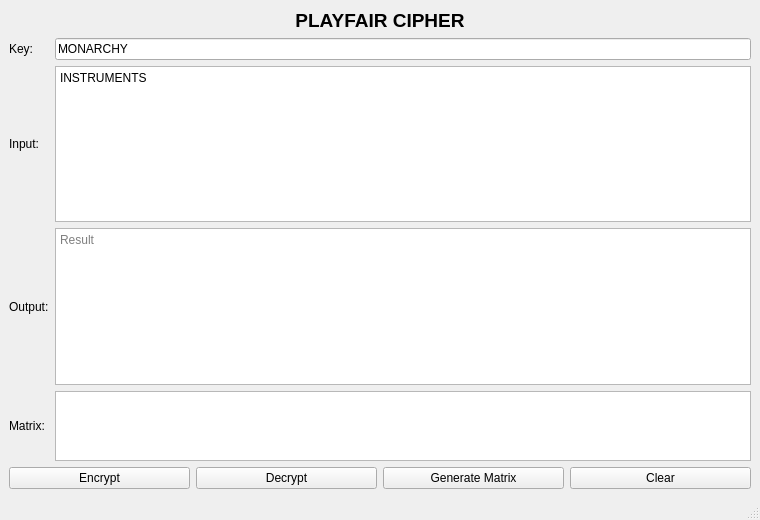
<?xml version="1.0" encoding="UTF-8"?>
<ui version="4.0">
 <class>MainWindow</class>
 <widget class="QMainWindow" name="MainWindow">
  <property name="geometry">
   <rect>
    <x>0</x>
    <y>0</y>
    <width>760</width>
    <height>520</height>
   </rect>
  </property>
  <property name="windowTitle">
   <string>PlayFair Cipher</string>
  </property>
  <widget class="QWidget" name="centralwidget">
   <layout class="QVBoxLayout" name="verticalLayout">
    <item>
     <widget class="QLabel" name="labelTitle">
      <property name="font">
       <font>
        <pointsize>14</pointsize>
        <bold>true</bold>
       </font>
      </property>
      <property name="text">
       <string>PLAYFAIR CIPHER</string>
      </property>
      <property name="alignment">
       <set>Qt::AlignCenter</set>
      </property>
     </widget>
    </item>
    <item>
     <layout class="QGridLayout" name="gridLayout">
      <item row="0" column="0">
       <widget class="QLabel" name="labelKey">
        <property name="text">
         <string>Key:</string>
        </property>
       </widget>
      </item>
      <item row="0" column="1">
       <widget class="QLineEdit" name="txt_key">
        <property name="text">
         <string>MONARCHY</string>
        </property>
        <property name="placeholderText">
         <string>Enter key</string>
        </property>
       </widget>
      </item>
      <item row="1" column="0">
       <widget class="QLabel" name="labelInput">
        <property name="text">
         <string>Input:</string>
        </property>
       </widget>
      </item>
      <item row="1" column="1">
       <widget class="QPlainTextEdit" name="txt_input">
        <property name="minimumSize">
         <size>
          <width>0</width>
          <height>100</height>
         </size>
        </property>
        <property name="plainText">
         <string>INSTRUMENTS</string>
        </property>
        <property name="placeholderText">
         <string>Enter plaintext or ciphertext</string>
        </property>
       </widget>
      </item>
      <item row="2" column="0">
       <widget class="QLabel" name="labelOutput">
        <property name="text">
         <string>Output:</string>
        </property>
       </widget>
      </item>
      <item row="2" column="1">
       <widget class="QPlainTextEdit" name="txt_output">
        <property name="minimumSize">
         <size>
          <width>0</width>
          <height>100</height>
         </size>
        </property>
        <property name="readOnly">
         <bool>true</bool>
        </property>
        <property name="placeholderText">
         <string>Result</string>
        </property>
       </widget>
      </item>
      <item row="3" column="0">
       <widget class="QLabel" name="labelMatrix">
        <property name="text">
         <string>Matrix:</string>
        </property>
       </widget>
      </item>
      <item row="3" column="1">
       <widget class="QPlainTextEdit" name="txt_matrix">
        <property name="maximumSize">
         <size>
          <width>16777215</width>
          <height>90</height>
         </size>
        </property>
        <property name="font">
         <font>
          <family>Consolas</family>
          <pointsize>12</pointsize>
         </font>
        </property>
        <property name="readOnly">
         <bool>true</bool>
        </property>
       </widget>
      </item>
     </layout>
    </item>
    <item>
     <layout class="QHBoxLayout" name="horizontalLayout">
      <item>
       <widget class="QPushButton" name="btn_encrypt">
        <property name="text">
         <string>Encrypt</string>
        </property>
       </widget>
      </item>
      <item>
       <widget class="QPushButton" name="btn_decrypt">
        <property name="text">
         <string>Decrypt</string>
        </property>
       </widget>
      </item>
      <item>
       <widget class="QPushButton" name="btn_matrix">
        <property name="text">
         <string>Generate Matrix</string>
        </property>
       </widget>
      </item>
      <item>
       <widget class="QPushButton" name="btn_clear">
        <property name="text">
         <string>Clear</string>
        </property>
       </widget>
      </item>
     </layout>
    </item>
   </layout>
  </widget>
  <widget class="QStatusBar" name="statusbar"/>
 </widget>
 <resources/>
 <connections/>
</ui>
